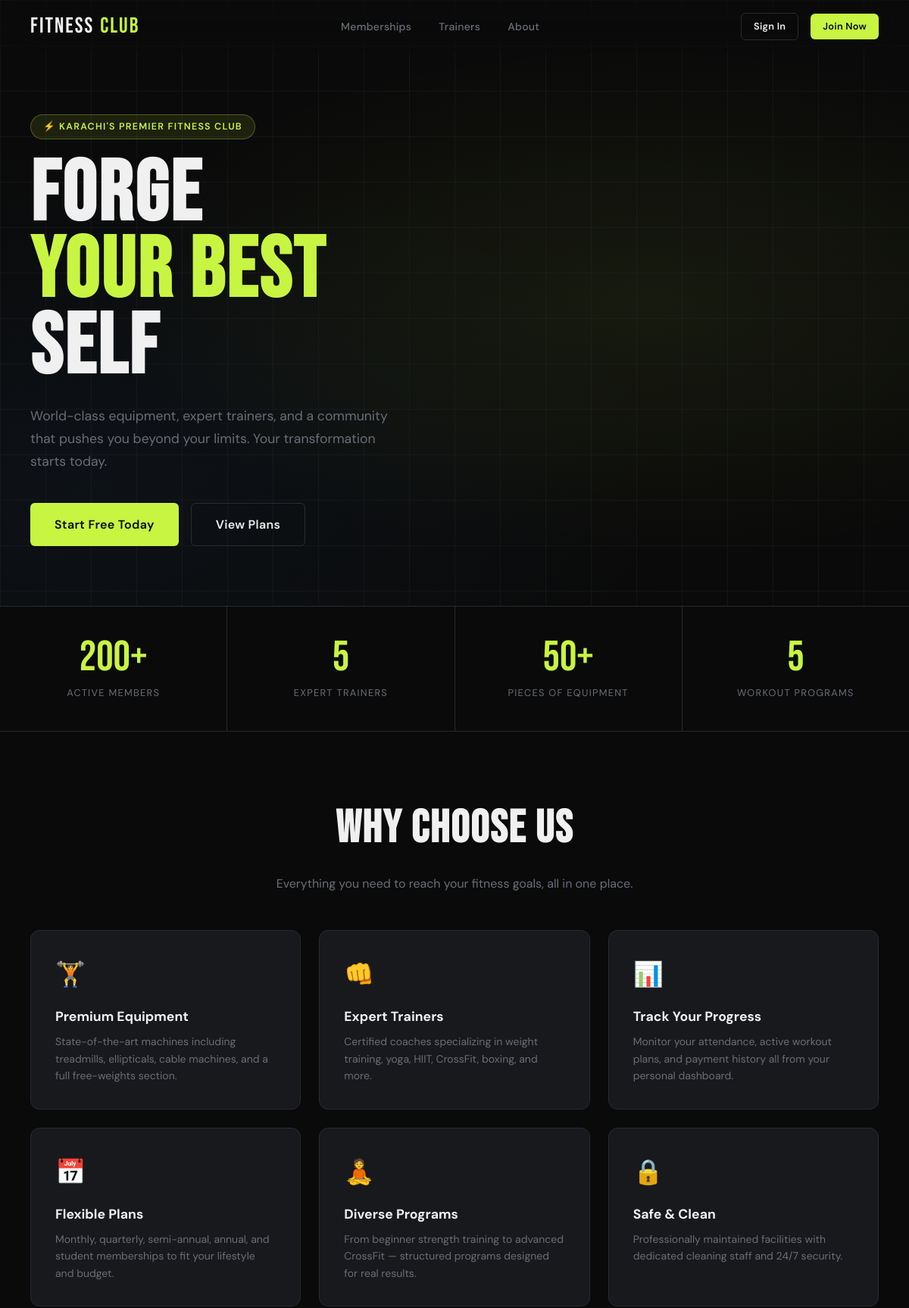
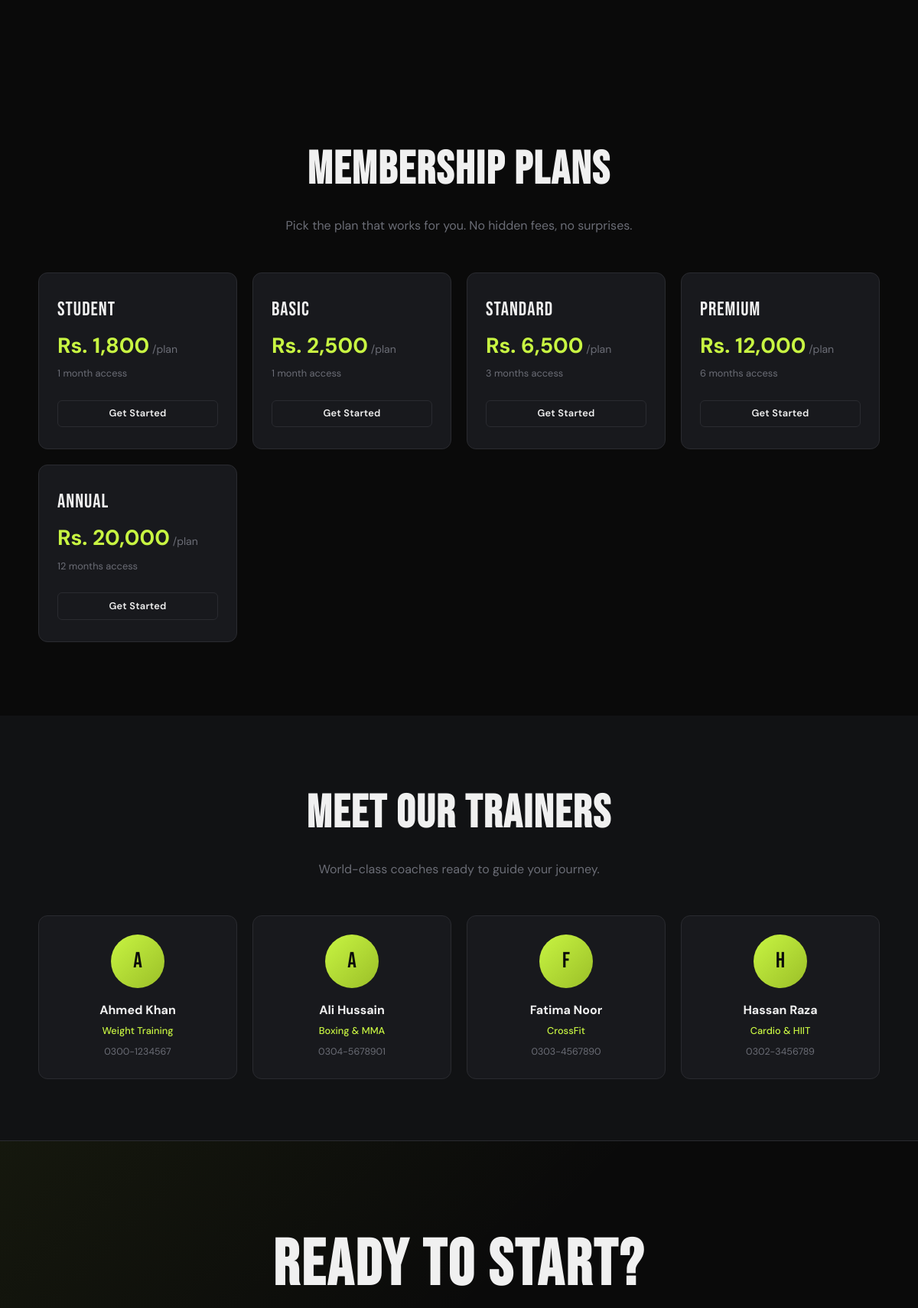
The app's page /user/index.php (upper part) with its own data (2 pictures, top to bottom).
### tables this page shows
CREATE TABLE `membership` (
  `MembershipTypeID` int(11) NOT NULL,
  `TypeName` varchar(50) DEFAULT NULL,
  `DurationMonths` int(11) DEFAULT NULL,
  `Price` decimal(10,2) DEFAULT NULL
);

CREATE TABLE `trainer` (
  `TrainerID` int(11) NOT NULL,
  `Name` varchar(100) DEFAULT NULL,
  `Specialization` varchar(100) DEFAULT NULL,
  `ContactNumber` varchar(20) DEFAULT NULL,
  `Email` varchar(100) DEFAULT NULL,
  `Salary` decimal(10,2) DEFAULT NULL
);

### user/index.php (the view, shortened to what this page needs)
<!DOCTYPE html>
<html lang="en">
<head>
<link rel="stylesheet" href="style.css">
</head>
<body>
<nav class="navbar public-nav" id="mainNav">
  <a href="index.php" class="nav-logo">FITNESS<span>CLUB</span></a>
  <div class="nav-links">
    <a href="#memberships">Memberships</a>
    <a href="#trainers">Trainers</a>
    <a href="#about">About</a>
  </div>
  <div class="nav-right">
    <a href="user_login.php" class="btn btn-outline btn-sm">Sign In</a>
    <a href="register.php" class="btn btn-primary btn-sm">Join Now</a>
  </div>
</nav>
<section class="hero">
  <div class="hero-bg"></div>
  <div class="hero-content">
    <div class="hero-eyebrow">⚡ Karachi's Premier Fitness Club</div>
    <h1>FORGE<em>YOUR BEST</em>SELF</h1>
    <p>World-class equipment, expert trainers, and a community that pushes you beyond your limits. Your transformation starts today.</p>
    <div class="hero-actions">
      <a href="register.php" class="btn btn-primary btn-lg">Start Free Today</a>
      <a href="#memberships" class="btn btn-outline btn-lg">View Plans</a>
    </div>
  </div>
</section>
<div class="number-strip">
  <div class="number-item"><div class="number-val">200+</div><div class="number-lbl">Active Members</div></div>
  <div class="number-item"><div class="number-val">5</div><div class="number-lbl">Expert Trainers</div></div>
  <div class="number-item"><div class="number-val">50+</div><div class="number-lbl">Pieces of Equipment</div></div>
  <div class="number-item"><div class="number-val">5</div><div class="number-lbl">Workout Programs</div></div>
</div>
<section class="features" id="about">
  <div class="section-header">
    <h2>WHY CHOOSE US</h2>
    <p>Everything you need to reach your fitness goals, all in one place.</p>
  </div>
  <div class="features-grid">
    <div class="feature-card">
      <div class="feature-icon">🏋️</div>
      <div class="feature-title">Premium Equipment</div>
      <div class="feature-desc">State-of-the-art machines including treadmills, ellipticals, cable machines, and a full free-weights section.</div>
    </div>
    <div class="feature-card">
      <div class="feature-icon">👊</div>
      <div class="feature-title">Expert Trainers</div>
      <div class="feature-desc">Certified coaches specializing in weight training, yoga, HIIT, CrossFit, boxing, and more.</div>
    </div>
    <div class="feature-card">
      <div class="feature-icon">📊</div>
      <div class="feature-title">Track Your Progress</div>
      <div class="feature-desc">Monitor your attendance, active workout plans, and payment history all from your personal dashboard.</div>
    </div>
    <div class="feature-card">
      <div class="feature-icon">📅</div>
      <div class="feature-title">Flexible Plans</div>
      <div class="feature-desc">Monthly, quarterly, semi-annual, annual, and student memberships to fit your lifestyle and budget.</div>
    </div>
    <div class="feature-card">
      <div class="feature-icon">🧘</div>
      <div class="feature-title">Diverse Programs</div>
      <div class="feature-desc">From beginner strength training to advanced CrossFit — structured programs designed for real results.</div>
    </div>
    <div class="feature-card">
      <div class="feature-icon">🔒</div>
      <div class="feature-title">Safe & Clean</div>
      <div class="feature-desc">Professionally maintained facilities with dedicated cleaning staff and 24/7 security.</div>
    </div>
  </div>
</section>
<?php
require_once 'user_db.php';
$memberships = $conn->query("SELECT * FROM Membership ORDER BY Price ASC");
?>
<section class="membership-section" id="memberships">
  <div class="section-header">
    <h2>MEMBERSHIP PLANS</h2>
    <p>Pick the plan that works for you. No hidden fees, no surprises.</p>
  </div>
  <div class="plan-grid" style="max-width:1100px;margin:0 auto;">
    <?php while ($m = $memberships->fetch_assoc()): ?>
    <div class="plan-card">
      <div class="plan-name"><?= htmlspecialchars($m['TypeName']) ?></div>
      <div class="plan-price">Rs. <?= number_format($m['Price']) ?><span> /plan</span></div>
      <div class="plan-duration"><?= $m['DurationMonths'] ?> month<?= $m['DurationMonths'] > 1 ? 's' : '' ?> access</div>
      <a href="register.php?plan=<?= $m['MembershipTypeID'] ?>" class="btn btn-outline btn-sm btn-block mt-3">Get Started</a>
    </div>
    <?php endwhile; ?>
  </div>
</section>
<?php $trainers = $conn->query("SELECT * FROM Trainer ORDER BY Name LIMIT 4"); ?>
<section class="trainers-section" id="trainers">
  <div class="section-header">
    <h2>MEET OUR TRAINERS</h2>
    <p>World-class coaches ready to guide your journey.</p>
  </div>
  <div class="trainer-grid" style="max-width:1100px;margin:0 auto;">
    <?php while ($t = $trainers->fetch_assoc()): ?>
    <div class="trainer-card">
      <div class="trainer-avatar"><?= strtoupper(substr($t['Name'],0,1)) ?></div>
      <div class="trainer-name"><?= htmlspecialchars($t['Name']) ?></div>
      <div class="trainer-spec"><?= htmlspecialchars($t['Specialization']) ?></div>
      <div class="trainer-contact"><?= htmlspecialchars($t['ContactNumber']) ?></div>
    </div>
    <?php endwhile; ?>
  </div>
</section>
<section class="cta-section">
  <h2>READY TO START?</h2>
</section>
</body>
</html>

### user/index.php (style rules this page uses)
.public-nav { background: transparent; border-bottom: none; }
.membership-section { padding: 6rem 2.5rem; }
.trainers-section { padding: 5rem 2.5rem; background: var(--dark); }
.cta-section { padding: 6rem 2.5rem; text-align: center; background: linear-gradient(135deg, rgba(200,245,66,0.06) 0%, transparent 50%); border-top: 1px solid var(--border); }
.cta-section h2 { font-family: var(--font-display); font-size: clamp(3rem,7vw,5.5rem); letter-spacing: 3px; margin-bottom: 1.5rem; }
.number-strip { display: flex; gap: 0; overflow: hidden; border-top: 1px solid var(--border); border-bottom: 1px solid var(--border); }
.number-item { flex: 1; padding: 2.5rem; text-align: center; border-right: 1px solid var(--border); }
.number-item:last-child { border-right: none; }
.number-val { font-family: var(--font-display); font-size: 3.5rem; line-height: 1; color: var(--lime); }
.number-lbl { font-size: 0.8rem; color: var(--muted); text-transform: uppercase; letter-spacing: 0.1em; margin-top: 0.5rem; }

### records on screen
membership: TypeName "Student", Price "1,800", DurationMonths "1"
membership: TypeName "Basic", Price "2,500", DurationMonths "1"
membership: TypeName "Standard", Price "6,500", DurationMonths "3"
membership: TypeName "Premium", Price "12,000", DurationMonths "6"
membership: TypeName "Annual", Price "20,000", DurationMonths "12"
trainer: Name "A", Name "Ahmed Khan", Specialization "Weight Training", ContactNumber "0300-1234567"
trainer: Name "A", Name "Ali Hussain", Specialization "Boxing & MMA", ContactNumber "0304-5678901"
trainer: Name "F", Name "Fatima Noor", Specialization "CrossFit", ContactNumber "0303-4567890"
trainer: Name "H", Name "Hassan Raza", Specialization "Cardio & HIIT", ContactNumber "0302-3456789"
